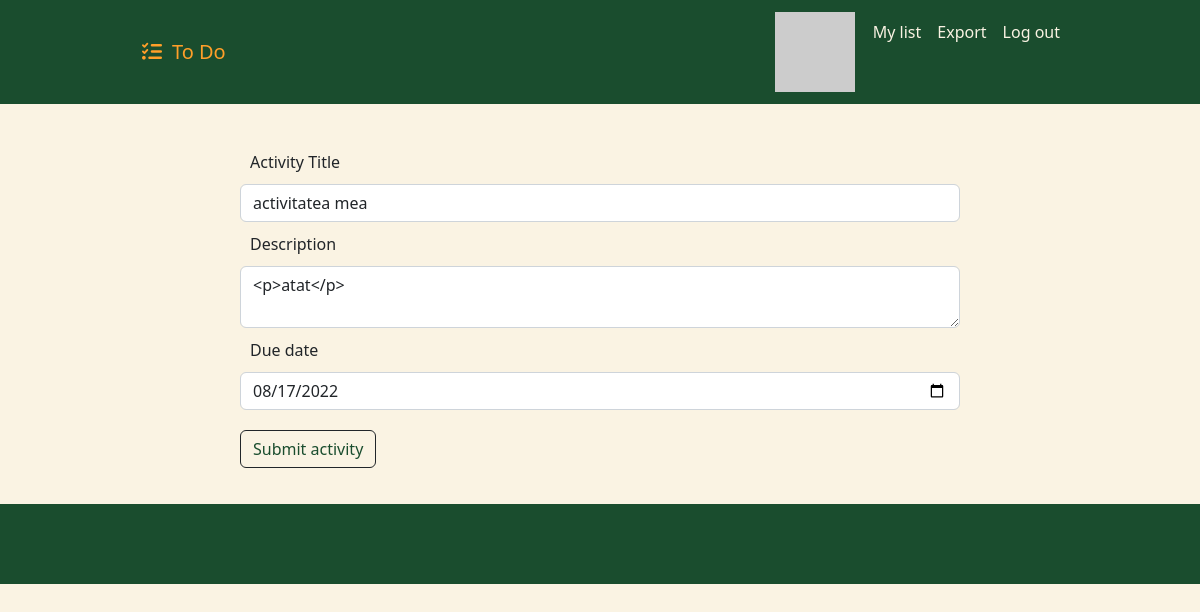
The app's page /edit/2 (signed in), older data.
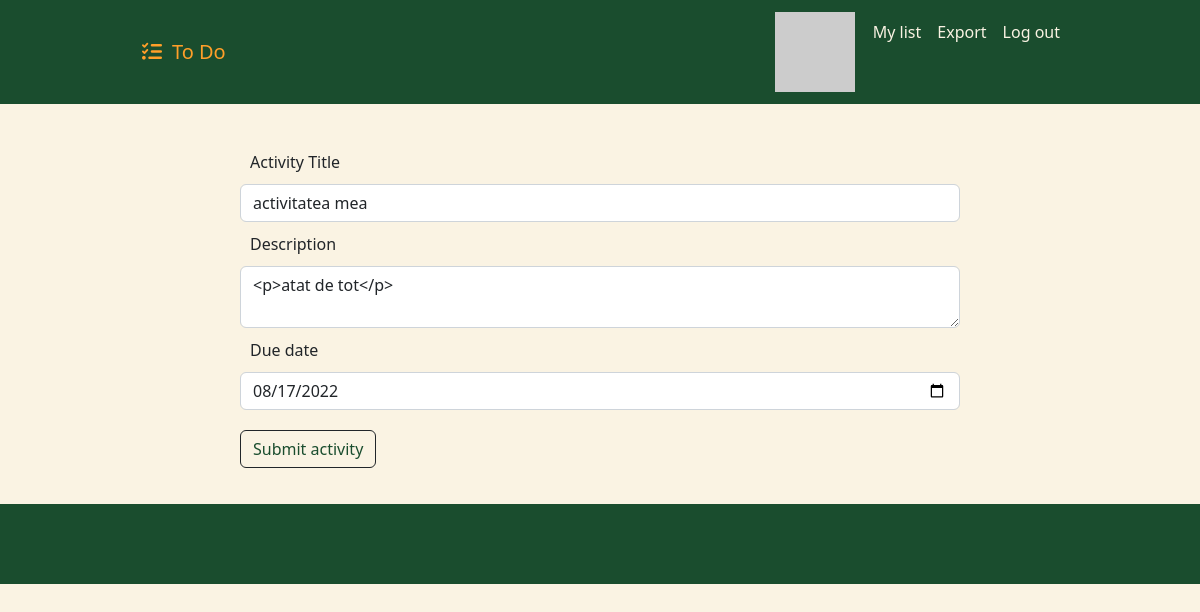
The same page, newer data.
### app.py (models this page shows)
class ToDo(db.Model):
    __tablename__ = "todos"
    id = db.Column(db.Integer, primary_key=True)
    title = db.Column(db.String(30), unique=True, nullable=False)
    description = db.Column(db.String(100), nullable=False)
    due_date = db.Column(db.String(15), nullable=False)
    author_id = db.Column(db.Integer, db.ForeignKey("users.id"))
    author = relationship("User", back_populates="tasks")

### app.py (the view, shortened to what this page needs)
@login_required
@app.route('/edit/<int:task_id>', methods=['GET', 'POST'])
def edit(task_id):
    task = ToDo.query.get(task_id)
    date = task.due_date.split('/')
    edit_form = CreateActivityForm(
        title=task.title,
        description=task.description,
        due_date=datetime(int(date[2]), int(date[1]), int(date[0]))
    )
    return render_template("add_activity.html", form=edit_form)

### forms.py
class CreateActivityForm(FlaskForm):
    title = StringField("Activity Title", validators=[DataRequired()])
    description = CKEditorField("Description", validators=[DataRequired()])
    due_date = DateField("Due date", validators=[DataRequired()])
    submit = SubmitField("Submit activity")

### app.py (called while the page is built)
@login_manager.user_loader
def load_user(user_id):
    return User.query.get(user_id)

### templates/add_activity.html (shortened to what this page needs)
{% extends 'base.html' %}
{% import "bootstrap/wtf.html" as wtf %}
{% block contents %}
    <div class="container-editor">
    {{ wtf.quick_form(form, novalidate=True, button_map={"submit": "outline-dark"})}}
    </div>
{% endblock %}

Row changes from the older to the newer data that the page shows:
changed ToDo "activitatea mea": description "<p>atat</p>" → "<p>atat de tot</p>"
